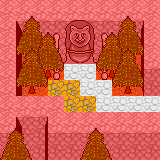

The image is a tile-based game level rendered from a .tmx file. Its description and complete source (layers, tilesets, objects, tile grids) follow:
An orthogonal 10x10 tile map with 16x16 px tiles, 7 tile layers (floor, overfloor, furniture, ceiling, ...) and 4 objects (entrance, imp_wrap, elf_wrap, idol).

<map version="1.2" tiledversion="1.3.4" orientation="orthogonal" renderorder="right-down" width="10" height="10" tilewidth="16" tileheight="16" infinite="0" nextlayerid="9" nextobjectid="10">
 <properties>
  <property name="for_of_war" type="bool" value="true" />
  <property name="music" value="shrine.wav" />
  <property name="name" value="Bastet Mountain Shrine" />
  <property name="vision_radius" type="int" value="5" />
 </properties>
 <tileset firstgid="1" source="tiled_tileset.tsx" />
 <layer id="1" name="floor" width="10" height="10">
  <data encoding="csv">
7,7,7,7,7,7,7,7,7,7,
7,23,23,23,23,23,23,23,23,7,
7,39,39,39,39,39,39,39,39,7,
7,53,53,39,39,39,39,53,53,7,
7,53,53,53,56,56,53,53,53,23,
7,53,53,53,53,56,56,53,53,39,
7,7,7,7,53,53,56,56,56,56,
7,23,23,7,7,7,7,7,7,7,
23,39,39,23,23,23,23,23,23,23,
39,39,39,39,39,39,39,39,39,39
</data>
 </layer>
 <layer id="2" name="overfloor" width="10" height="10">
  <data encoding="csv">
0,0,0,0,0,0,0,0,0,0,
0,162,0,0,0,0,0,0,161,0,
0,178,0,0,0,0,0,0,177,0,
0,178,0,0,0,0,0,0,177,0,
0,178,0,0,0,0,0,0,177,0,
0,178,0,0,0,0,0,0,193,0,
0,0,0,0,0,0,0,0,0,0,
0,162,161,0,0,0,0,0,0,0,
0,178,177,0,0,0,0,0,0,0,
0,178,177,0,0,0,0,0,0,0
</data>
 </layer>
 <layer id="3" name="furniture" width="10" height="10">
  <data encoding="csv">
0,0,0,0,0,0,0,0,0,0,
0,188,189,0,0,0,0,188,189,0,
0,204,205,176,25,26,176,204,205,0,
0,220,221,192,41,42,192,220,221,0,
0,204,220,208,0,0,208,221,205,0,
0,220,221,0,0,0,0,220,221,0,
0,0,0,0,0,0,0,0,0,0,
0,0,0,0,0,0,0,0,0,0,
188,189,0,0,0,188,189,0,0,0,
204,205,0,0,0,204,205,0,0,0
</data>
 </layer>
 <layer id="4" name="ceiling" width="10" height="10">
  <data encoding="csv">
0,0,0,0,0,0,0,0,0,0,
0,188,189,0,9,10,0,188,189,0,
0,204,188,189,25,26,188,189,205,0,
0,188,204,205,41,42,204,205,221,0,
0,204,220,221,0,0,220,221,0,0,
0,220,221,0,0,0,0,0,0,0,
0,0,0,0,0,0,0,0,0,0,
0,0,0,0,0,0,0,0,0,0,
0,0,0,0,0,0,0,0,0,0,
0,0,0,0,0,0,0,0,0,0
</data>
 </layer>
 <layer id="5" name="overceiling" width="10" height="10">
  <data encoding="csv">
0,0,0,0,0,0,0,0,0,0,
0,0,0,0,0,0,0,0,0,0,
0,0,0,0,0,0,0,0,0,0,
0,188,189,0,0,0,0,188,189,0,
0,204,205,0,0,0,0,204,205,0,
0,220,221,0,0,0,0,220,221,0,
0,0,0,0,0,0,0,0,0,0,
0,0,0,0,0,0,0,0,0,0,
0,0,0,0,0,0,0,0,0,0,
0,0,0,0,0,0,0,0,0,0
</data>
 </layer>
 <layer id="6" name="obstacle" width="10" height="10">
  <data encoding="csv">
2,2,2,2,2,2,2,2,2,2,
2,2,2,2,2,2,2,2,2,2,
2,2,2,2,2,2,2,2,2,2,
2,2,2,2,2,2,2,2,2,2,
2,2,2,2,0,0,2,2,2,2,
2,2,2,0,0,0,0,2,2,2,
2,2,2,2,0,0,0,0,0,0,
2,2,2,2,2,2,2,2,2,2,
2,2,2,2,2,2,2,2,2,2,
2,2,2,2,2,2,2,2,2,2
</data>
 </layer>
 <layer id="7" name="invisible" width="10" height="10">
  <data encoding="csv">
0,0,0,0,0,0,0,0,0,0,
0,0,0,0,0,0,0,0,0,0,
0,0,0,0,0,0,0,0,0,0,
0,0,0,0,0,0,0,0,0,0,
0,0,0,0,0,0,0,0,0,0,
0,0,0,0,0,0,0,0,0,0,
0,0,0,0,0,0,0,0,0,0,
0,0,0,0,0,0,0,0,0,0,
0,0,0,0,0,0,0,0,0,0,
0,0,0,0,0,0,0,0,0,0
</data>
 </layer>
 <objectgroup id="8" name="objects">
  <object id="3" name="entrance" x="145.91" y="97.7349" width="10.505" height="11">
   <properties>
    <property name="destiny" value="mountain_pass:shrine" />
    <property name="key" value="" />
    <property name="locked" type="bool" value="false" />
    <property name="type" value="door" />
   </properties>
  </object>
  <object id="6" name="imp_wrap" x="130.434" y="2.45678" width="11.75" height="11.75" />
  <object id="7" name="elf_wrap" x="146.184" y="3.20678" width="12" height="11" />
  <object id="9" name="idol" x="65.0126" y="34.5952" width="29" height="26.5">
   <properties>
    <property name="boon" value="strength" />
    <property name="code" value="bastet_the_lioness" />
    <property name="description" value="A shrine in honor of Bastet, the Lioness, or Bastet, the house cat, protector of the household against vermin. You may offer a rat tail to her altar." />
    <property name="offering" value="rat_tail" />
    <property name="response" value="Your offering is pleasing to Bastet. She gants you the boon of strength." />
    <property name="type" value="idol" />
   </properties>
  </object>
 </objectgroup>
</map>
